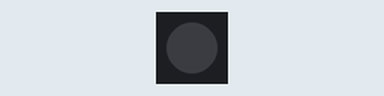
Recording of a sketch running on a simulated Arduino Uno, built with avr-gcc and run on an emulated ATmega328P. Shown: 1 RGB LEDs in strip order, left to right. Dim RGB values are drawn brighter than linear.

Above: at 0.12 s.
At 1.37 s:
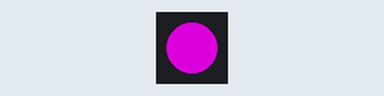
At 2.62 s:
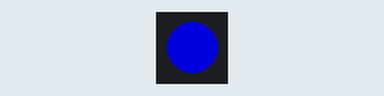
Timing chart, 0 to 3.0 s (numbered marks = the images above):
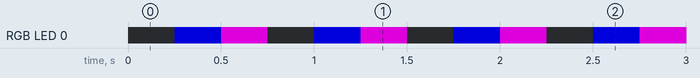

The sketch:

LEDblink.ino
```cpp
#include <Adafruit_NeoPixel.h>

// Which pin on the Arduino is connected to the NeoPixels?
#define PIN        5
#define NUMPIXELS  1
#define DELAYVAL 250 // Time (in milliseconds) to pause between pixels

Adafruit_NeoPixel pixels(NUMPIXELS, PIN, NEO_GRB + NEO_KHZ800);

void setup() {
  pixels.begin(); // INITIALIZE NeoPixel strip object (REQUIRED)
}

void loop() {
  pixels.clear(); // Set all pixel colors to 'off'
  pixels.show();

  delay(DELAYVAL); // Pause

  pixels.setPixelColor(0, pixels.Color(0, 0, 150));
  pixels.show();

  delay(DELAYVAL); // Pause

  pixels.setPixelColor(0, pixels.Color(150, 0, 150));
  pixels.show();

  delay(DELAYVAL); // Pause
}
```

Measured:
- by itself, RGB LED 0: repeats every 0.75 s: RGB(150, 0, 150) 0.25 s, off 0.25 s, RGB(0, 0, 150) 0.25 s
- by itself, everything shown: repeats every 0.75 s, in 3 steps
